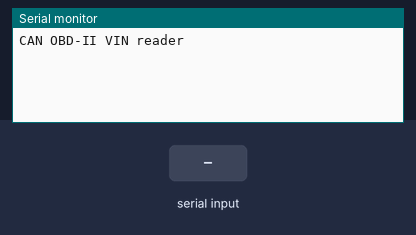
A sketch run on a simulated Arduino Uno, built with avr-gcc and run on an emulated ATmega328P. Shown: the last lines printed to the serial monitor. Inputs (shaded band) come from the test bench. At 4.8 s the program stops and its outputs stay as they are.

Above: at 1.2 s.
1.3 s: "1\n" received over the second serial link
At 3.2 s:
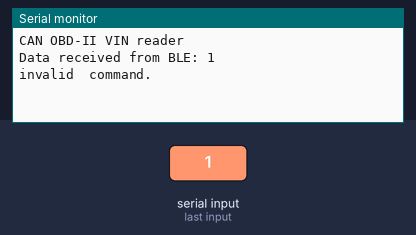
3.8 s: "22f190\n" received over the second serial link
At 6.0 s:
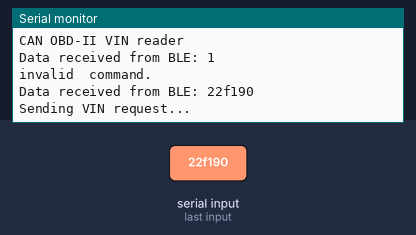

The sketch:

ble_vin.ino
```cpp
#include <SoftwareSerial.h>
#include <CAN.h>

SoftwareSerial mySerial(5, 6);
bool requestVIN = false;


void setup() {
  mySerial.begin(9600);
  Serial.begin(9600);

  Serial.println("CAN OBD-II VIN reader");
  mySerial.print("CAN OBD II VIN reader");

  if (!CAN.begin(500E3)) {
    Serial.println("Starting CAN failed!");
    mySerial.println("Starting CAN failed!");
    while (1);
  }
    CAN.filter(0x7e8);

}

void loop() {
  if (mySerial.available()) {
    String command = mySerial.readStringUntil('\n');
    command.trim();
    Serial.print("Data received from BLE: ");
    Serial.println(command);
    delay(1000);

    if (command == "22f190") {

      //Serial.print(i);
      readVIN();
      //delay(1000);
    } else {
      Serial.println("invalid  command.");
      mySerial.println("invalid  command.");

      delay(1000);
    }
  }
}

void readVIN() {
  Serial.println("Sending VIN request...");
  CAN.beginPacket(0x7df, 8);
  CAN.write(0x02);
  CAN.write(0x09);
  CAN.write(0x02);
  CAN.endPacket();


  while (CAN.parsePacket() == 0 ||
         CAN.read() != 0x10 ||
         CAN.read() != 0x14 ||
         CAN.read() != 0x49 ||
         CAN.read() != 0x02 ||
         CAN.read() != 0x01) {
  }


  while (CAN.available()) {
    char c = (char)CAN.read();
    Serial.write(c);
    mySerial.write(c);
  }

  for (int i = 0; i < 2; i++) {
    CAN.beginPacket(0x7e0, 8);
    CAN.write(0x30);
    CAN.endPacket();

    while (CAN.parsePacket() == 0 ||
           CAN.read() != (0x21 + i)) {
    }

    while (CAN.available()) {
      char c = (char)CAN.read();
      Serial.write(c);
      mySerial.write(c);
    }
  }

  Serial.println("That's all folks!");
}


/*#include <SoftwareSerial.h>
#include <CAN.h>

SoftwareSerial mySerial(5, 6);
const bool useStandardAddressing = true;

void setup() {
  mySerial.begin(9600);
  Serial.begin(9600);

  Serial.println("CAN OBD-II Reader");

  if (!CAN.begin(500E3)) {
    Serial.println("Starting CAN failed!");
    while (1);
  }
  CAN.filter(0x7e8);
}

void loop() {
  if (mySerial.available()) {
    char i = mySerial.read();
    Serial.print("Data received from BLE: ");
    Serial.println(i);

    if (i == '1') {
      readVIN();
    } else if (i == '2') {
      readBatteryVoltage();
    } else {
      Serial.println("Invalid command.");
    }
  }
}

void readVIN() {
  Serial.println("Sending VIN request...");
  CAN.beginPacket(0x7df, 8);
  CAN.write(0x02); // Number of additional bytes
  CAN.write(0x09); // Request vehicle information
  CAN.write(0x02); // Vehicle Identification Number (VIN)
  CAN.endPacket();

  while (CAN.parsePacket() == 0 ||
         CAN.read() != 0x10 ||
         CAN.read() != 0x14 ||
         CAN.read() != 0x49 ||
         CAN.read() != 0x02 ||
         CAN.read() != 0x01) {
  }

  while (CAN.available()) {
    char c = (char)CAN.read();
    Serial.write(c);
    mySerial.write(c);
  }

  for (int i = 0; i < 2; i++) {
    CAN.beginPacket(0x7e0, 8);
    CAN.write(0x30);
    CAN.endPacket();

    while (CAN.parsePacket() == 0 ||
           CAN.read() != (0x21 + i)) {
    }

    while (CAN.available()) {
      char c = (char)CAN.read();
      Serial.write(c);
      mySerial.write(c);
    }
  }

  Serial.println("VIN request complete.");
}

void readBatteryVoltage() {
  // Send the request for battery voltage data
    CAN.beginPacket(0x7df, 8);

  CAN.write(0x02); // Number of additional bytes
  CAN.write(0x01); // Show current data
  CAN.write(0x42); // Battery voltage PID
  CAN.endPacket();

  // Wait for response
  while (CAN.parsePacket() == 0 ||
         CAN.read() == 0x02  ||         // Correct length
         CAN.read() != 0x41  ||     // Correct mode0
         CAN.read() != 0x42);     // Correct PID

  // Read and parse battery voltage
  int voltage_MSB = CAN.read();
  int voltage_LSB = CAN.read();
  float batteryVoltage = ((voltage_MSB * 256) + voltage_LSB ) * 0.001; // Convert to volts

  // Print battery voltage
  Serial.print("Battery Voltage: ");
  Serial.print(batteryVoltage, 2); // Print with 2 decimal places
  Serial.println(" V");
}*/
```

Measured:
- after the input at 1.3 s, the serial monitor: prints a new line at once (image 1)
- after the input at 3.8 s, the serial monitor: prints a new line at once (image 2)
